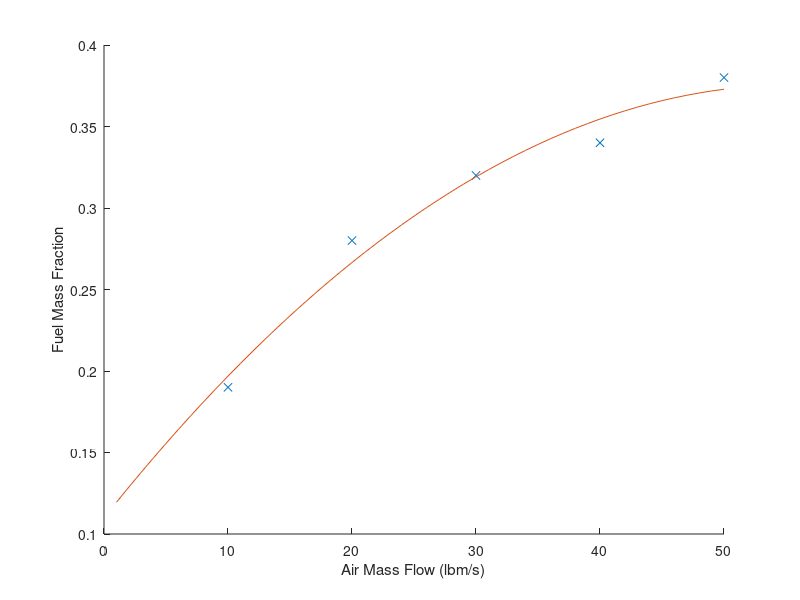
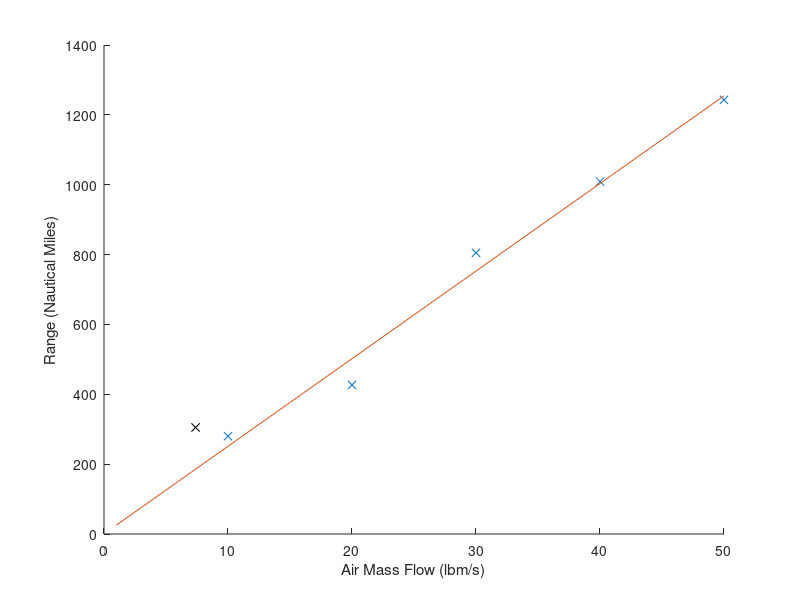

The MATLAB script that drew these images, in order:
x = [10 20 30 40 50];
nmi = [280 427 805 1009 1243];
fmf = [0.19 0.28 0.32 0.34 0.38];

pp_nmi = polyfit(x, nmi, 2);
pp_fmf = polyfit(x, fmf, 2);

xs = [1:1:50];
for i = 1:numel(xs)
    nms(i) = polyval(pp_nmi, xs(i));
    fms(i) = polyval(pp_fmf, xs(i));
end

% Vehicle params
lbm_s = 3.35 * 2.20462; % lbm/s
range = 183.5; % 0.1 fmf
range = 354; % 0.17 fmf
range = 305; % 0.15 fmf

fmf_v = polyval(pp_fmf, lbm_s);

figure;
hold on;
plot(x, fmf, 'x');
plot(xs, fms);
xlabel('Air Mass Flow (lbm/s)');
ylabel('Fuel Mass Fraction');


figure;
hold on;
plot(x, nmi, 'x');
plot(xs, nms);
xlabel('Air Mass Flow (lbm/s)');
ylabel('Range (Nautical Miles)');
% Operating point
plot(lbm_s, range, 'kx');